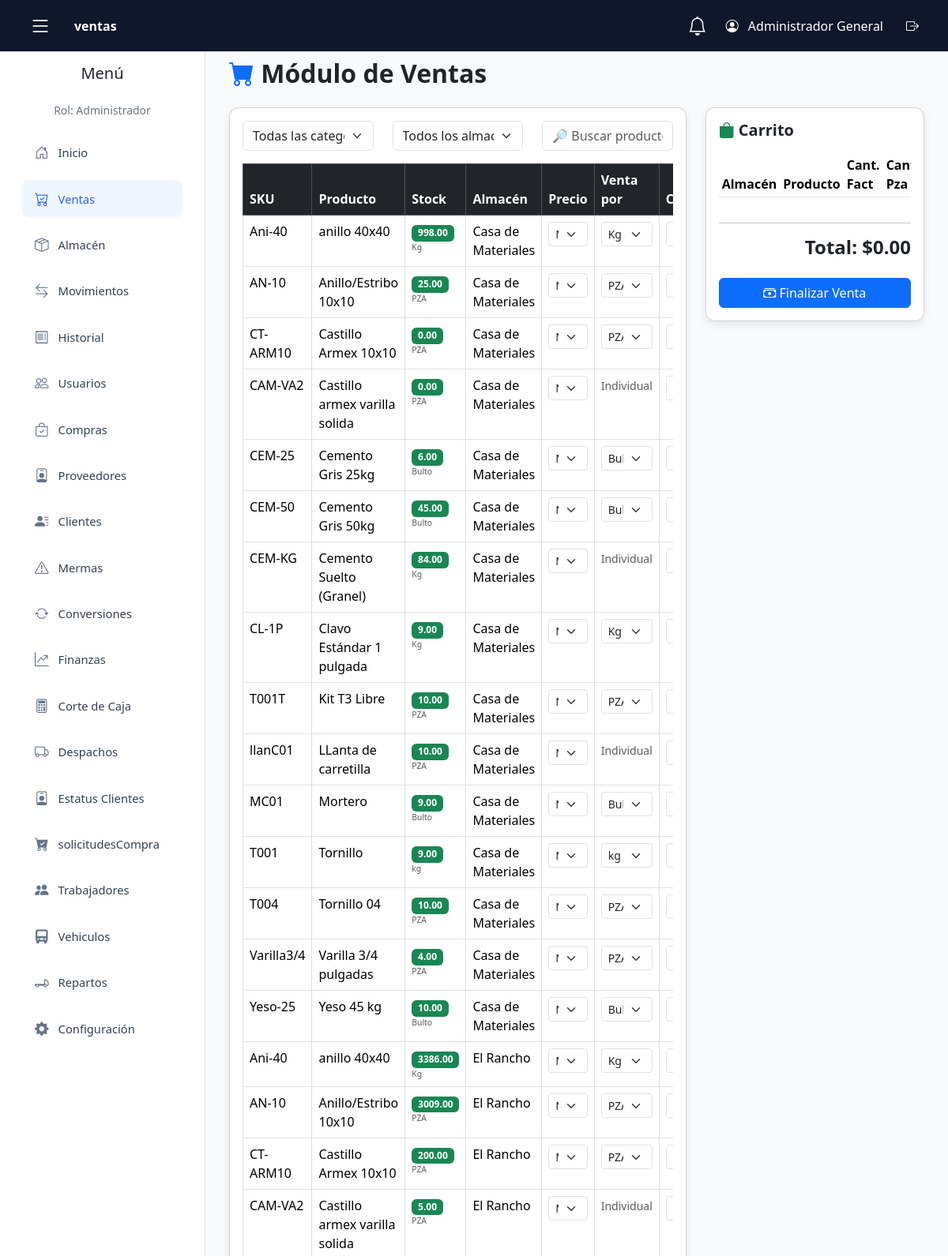
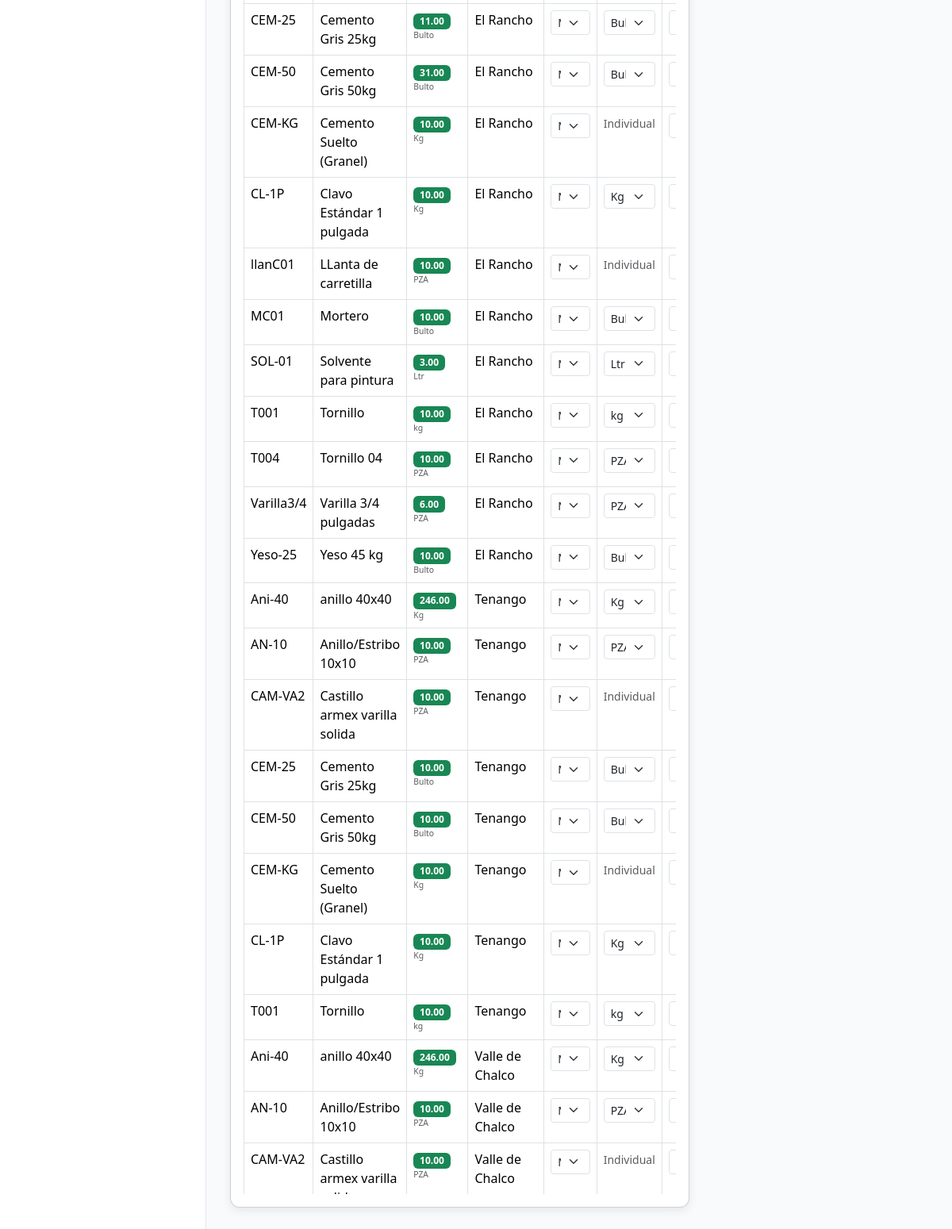
Page /app/controllers/ventasController.php (signed in) on the committed database (2 pictures, top to bottom).
### tables this page shows
CREATE TABLE `productos` (
  `id` int(11) NOT NULL,
  `sku` varchar(50) NOT NULL,
  `nombre` varchar(150) NOT NULL,
  `descripcion` text DEFAULT NULL,
  `unidad_medida` varchar(50) DEFAULT NULL,
  `unidad_reporte` varchar(20) DEFAULT NULL,
  `factor_conversion` decimal(10,2) DEFAULT 1.00,
  `fiscal_clave_prod` varchar(20) DEFAULT NULL,
  `fiscal_clave_unidad` varchar(20) DEFAULT NULL,
  `precio_adquisicion` decimal(10,2) NOT NULL,
  `impuesto_iva` decimal(5,2) DEFAULT 16.00,
  `activo` tinyint(1) DEFAULT 1,
  `fecha_creacion` timestamp NOT NULL DEFAULT current_timestamp(),
  `categoria_id` int(11) DEFAULT NULL
);

CREATE TABLE `inventario` (
  `id` int(11) NOT NULL,
  `almacen_id` int(11) NOT NULL,
  `producto_id` int(11) NOT NULL,
  `stock` decimal(10,2) DEFAULT 0.00,
  `stock_minimo` decimal(10,2) DEFAULT 0.00,
  `stock_maximo` decimal(10,2) DEFAULT 0.00
);

CREATE TABLE `almacenes` (
  `id` int(11) NOT NULL,
  `codigo` varchar(20) NOT NULL,
  `nombre` varchar(100) NOT NULL,
  `ubicacion` varchar(255) NOT NULL,
  `activo` tinyint(1) DEFAULT 1,
  `fecha_creacion` timestamp NOT NULL DEFAULT current_timestamp()
);

### app/controllers/ventasController.php (called while the page is built, shortened)
<?php
require_once __DIR__ . '/../controllers/LayoutController.php';
require_once __DIR__ . '/../models/ventas_model.php';
$almacen_usuario = $_SESSION['almacen_id'] ?? 0;
$productos_res = VentasModel::obtenerProductos($conexion, $almacen_usuario);
$productos = [];
if ($productos_res) {
    while($row = $productos_res->fetch_assoc()){
        $productos[] = $row;
    }
}
include __DIR__ . '/../views/ventas_view.php';

### app/models/ventas_model.php (called while the page is built, shortened)
<?php
    class VentasModel {
    public static function obtenerProductos($conexion, $almacen_id = 0) {
        $sql = "SELECT
                    p.id,
                    p.sku,
                    p.nombre,
                    p.unidad_medida,
                    p.unidad_reporte,
                    p.factor_conversion,
                    p.categoria_id,
                    i.stock,
                    i.almacen_id,
                    a.nombre AS almacen_nombre,
                    pp.precio_minorista,
                    pp.precio_mayorista,
                    pp.precio_distribuidor
                FROM productos p
                INNER JOIN inventario i ON p.id = i.producto_id
                INNER JOIN almacenes a ON i.almacen_id = a.id
                LEFT JOIN precios_producto pp ON (p.id = pp.producto_id AND i.almacen_id = pp.almacen_id)
                WHERE p.activo = 1";
        $sql .= " ORDER BY a.nombre ASC, p.nombre ASC";
        return $conexion->query($sql);
    }
}

### app/views/ventas_view.php (the view, shortened to what this page needs)
<!DOCTYPE html>
<html lang="es">
<head>
    <link href="/cfsistem/css/ventas.css" rel="stylesheet">
</head>
<body>
    <div class="main-content">
        <h2 class="mb-4 fw-bold">
            <i class="bi bi-cart-fill text-primary"></i> Módulo de Ventas
        </h2>
        <div class="row">
            <div class="col-lg-8">
                <div class="card p-3">
                    <div class="row mb-3">
                        <div class="col-md-4">
                            <select id="filtroCategoria" class="form-select">
                                <option value="">Todas las categorías</option>
                            </select>
                        </div>
                        <div class="col-md-4">
                            <select id="filtroAlmacen" class="form-select"
                                <?= ($almacen_usuario > 0) ? 'disabled' : '' ?>>
                                <?php if($almacen_usuario == 0): ?>
                                <option value="">Todos los almacenes</option>
                                <?php endif; ?>
                            </select>
                        </div>
                        <div class="col-md-4">
                            <input type="text" id="buscador" class="form-control" placeholder="🔎 Buscar producto...">
                        </div>
                    </div>
                    <div class="table-responsive tabla-scroll">
                        <table class="table table-bordered table-hover tabla-productos">
                            <thead class="table-dark">
                                <tr>
                                    <th>SKU</th>
                                    <th>Producto</th>
                                    <th>Stock</th>
                                    <th>Almacén</th>
                                    <th>Precio</th>
                                    <th width="120">Venta por</th>
                                    <th width="90">Cant</th>
                                </tr>
                            </thead>
                            <tbody>
                                <?php foreach($productos as $p):
                                    $tieneReporte = (!empty($p['unidad_reporte']) && $p['factor_conversion'] > 1);
                                ?>
                                <tr data-categoria="<?= $p['categoria_id'] ?>" data-almacen="<?= $p['almacen_id'] ?>"
                                    data-factor="<?= $p['factor_conversion'] ?>"
                                    data-reporte-nom="<?= htmlspecialchars($p['unidad_reporte']) ?>">
                                    <td><?= $p['sku'] ?></td>
                                    <td><?= htmlspecialchars($p['nombre']) ?></td>
                                    <td>
                                        <span class="badge bg-success"><?= $p['stock'] ?></span>
                                        <small class="d-block text-muted" style="font-size: 0.65rem;">
                                            <?= htmlspecialchars($p['unidad_medida'] ?? 'unid.') ?>
                                        </small>
                                    </td>
                                    <td><?= htmlspecialchars($p['almacen_nombre']) ?></td>
                                    <td>
                                        <select class="form-select form-select-sm select-precio">
                                            <option value="<?= $p['precio_minorista'] ?>">Minorista -
                                                $<?= number_format($p['precio_minorista'],2) ?></option>
                                        </select>
                                    </td>
                                    <td>
                                        <?php if($tieneReporte): ?>
                                        <select class="form-select form-select-sm select-modo-venta">
                                            <option value="individual">
                                                <?= htmlspecialchars($p['unidad_medida'] ?? 'Individual') ?></option>
                                        </select>
                                        <?php else: ?>
                                        <span class="text-muted small">Individual</span>
                                        <?php endif; ?>
                                    </td>
                                    <td>
                                        <input type="number" class="form-control form-control-sm cantidad" min="1"
                                            max="<?= $p['stock'] ?>" value="1">
                                    </td>
                                </tr>
                                <?php endforeach; ?>
                            </tbody>
                        </table>
                    </div>
                </div>
            </div>
            <div class="col-lg-4">
                <div class="card p-3 carrito">
                    <h5 class="fw-bold mb-3"><i class="bi bi-bag-fill text-success"></i> Carrito</h5>
                    <div class="table-responsive">
                        <table class="table table-sm" id="tablaCarrito">
                            <thead>
                                <tr>
                                    <th>Almacén</th>
                                    <th>Producto</th>
                                    <th>Cant. Fact</th>
                                    <th>Cant. Pza</th>
                                </tr>
                            </thead>
                        </table>
                    </div>
                    <hr>
                    <h4 class="text-end fw-bold">Total: $<span id="total">0.00</span></h4>
                    <button class="btn btn-primary w-100 mt-3" onclick="abrirModalFinalizar()">
                        <i class="bi bi-cash-stack"></i> Finalizar Venta
                    </button>
                </div>
            </div>
        </div>
    </div>
</body>
</html>

### rows in the picture
productos: sku "Ani-40", nombre "anillo 40x40", inventario.stock "998.00", unidad_medida "Kg", almacenes.nombre "Casa de Materiales", inventario.stock "3386.00", almacenes.nombre "El Rancho", inventario.stock "246.00", almacenes.nombre "Tenango", almacenes.nombre "Valle de Chalco"
productos: sku "AN-10", nombre "Anillo/Estribo 10x10", inventario.stock "25.00", unidad_medida "PZA", almacenes.nombre "Casa de Materiales", inventario.stock "3009.00", almacenes.nombre "El Rancho", inventario.stock "10.00", almacenes.nombre "Tenango", almacenes.nombre "Valle de Chalco"
productos: sku "CT-ARM10", nombre "Castillo Armex 10x10", inventario.stock "0.00", unidad_medida "PZA", almacenes.nombre "Casa de Materiales", inventario.stock "200.00", almacenes.nombre "El Rancho"
productos: sku "CAM-VA2", nombre "Castillo armex varilla solida", inventario.stock "0.00", unidad_medida "PZA", almacenes.nombre "Casa de Materiales", unidad_reporte "Individual", inventario.stock "5.00", almacenes.nombre "El Rancho", inventario.stock "10.00", almacenes.nombre "Tenango", nombre "Castillo armex varilla…", almacenes.nombre "Valle de Chalco"
productos: sku "CEM-25", nombre "Cemento Gris 25kg", inventario.stock "6.00", unidad_medida "Bulto", almacenes.nombre "Casa de Materiales", inventario.stock "11.00", almacenes.nombre "El Rancho", inventario.stock "10.00", almacenes.nombre "Tenango"
productos: sku "CEM-50", nombre "Cemento Gris 50kg", inventario.stock "45.00", unidad_medida "Bulto", almacenes.nombre "Casa de Materiales", inventario.stock "31.00", almacenes.nombre "El Rancho", inventario.stock "10.00", almacenes.nombre "Tenango"
productos: sku "CEM-KG", nombre "Cemento Suelto (Granel)", inventario.stock "84.00", unidad_medida "Kg", almacenes.nombre "Casa de Materiales", unidad_reporte "Individual", inventario.stock "10.00", almacenes.nombre "El Rancho", almacenes.nombre "Tenango"
productos: sku "CL-1P", nombre "Clavo Estándar 1 pulgada", inventario.stock "9.00", unidad_medida "Kg", almacenes.nombre "Casa de Materiales", inventario.stock "10.00", almacenes.nombre "El Rancho", almacenes.nombre "Tenango"
productos: sku "T001T", nombre "Kit T3 Libre", inventario.stock "10.00", unidad_medida "PZA", almacenes.nombre "Casa de Materiales"
productos: sku "llanC01", nombre "LLanta de carretilla", inventario.stock "10.00", unidad_medida "PZA", almacenes.nombre "Casa de Materiales", unidad_reporte "Individual", almacenes.nombre "El Rancho"
productos: sku "MC01", nombre "Mortero", inventario.stock "9.00", unidad_medida "Bulto", almacenes.nombre "Casa de Materiales", inventario.stock "10.00", almacenes.nombre "El Rancho"
productos: sku "T001", nombre "Tornillo", inventario.stock "9.00", unidad_medida "kg", almacenes.nombre "Casa de Materiales", inventario.stock "10.00", almacenes.nombre "El Rancho", almacenes.nombre "Tenango"
productos: sku "T004", nombre "Tornillo 04", inventario.stock "10.00", unidad_medida "PZA", almacenes.nombre "Casa de Materiales", almacenes.nombre "El Rancho"
productos: sku "Varilla3/4", nombre "Varilla 3/4 pulgadas", inventario.stock "4.00", unidad_medida "PZA", almacenes.nombre "Casa de Materiales", inventario.stock "6.00", almacenes.nombre "El Rancho"
productos: sku "Yeso-25", nombre "Yeso 45 kg", inventario.stock "10.00", unidad_medida "Bulto", almacenes.nombre "Casa de Materiales", almacenes.nombre "El Rancho"
productos: sku "SOL-01", nombre "Solvente para pintura", inventario.stock "3.00", unidad_medida "Ltr", almacenes.nombre "El Rancho"

### other values in the picture
$tituloPagina "ventas"
$_SESSION['nombre'] "Administrador General"
$_SESSION['rol'] "Administrador"
